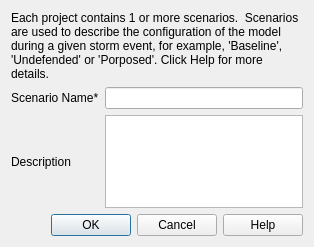
<?xml version="1.0" encoding="UTF-8"?>
<ui version="4.0">
 <class>Dialog</class>
 <widget class="QDialog" name="Dialog">
  <property name="windowModality">
   <enum>Qt::ApplicationModal</enum>
  </property>
  <property name="geometry">
   <rect>
    <x>0</x>
    <y>0</y>
    <width>314</width>
    <height>247</height>
   </rect>
  </property>
  <property name="windowTitle">
   <string>New Scenario</string>
  </property>
  <property name="windowIcon">
   <iconset resource="resources.qrc">
    <normaloff>:/plugins/illuvis/illuvis_u_32w.png</normaloff>:/plugins/illuvis/illuvis_u_32w.png</iconset>
  </property>
  <property name="modal">
   <bool>true</bool>
  </property>
  <layout class="QGridLayout" name="gridLayout">
   <item row="3" column="0">
    <widget class="QLabel" name="descriptionLabel">
     <property name="text">
      <string>Description</string>
     </property>
    </widget>
   </item>
   <item row="1" column="0" colspan="2">
    <widget class="QLabel" name="label_2">
     <property name="text">
      <string>Each project contains 1 or more scenarios.  Scenarios are used to describe the configuration of the model during a given storm event, for example, 'Baseline', 'Undefended' or 'Porposed'. Click Help for more details.</string>
     </property>
     <property name="wordWrap">
      <bool>true</bool>
     </property>
    </widget>
   </item>
   <item row="5" column="0" colspan="2">
    <widget class="QDialogButtonBox" name="buttonBox">
     <property name="orientation">
      <enum>Qt::Horizontal</enum>
     </property>
     <property name="standardButtons">
      <set>QDialogButtonBox::Cancel|QDialogButtonBox::Help|QDialogButtonBox::Ok</set>
     </property>
    </widget>
   </item>
   <item row="2" column="0">
    <widget class="QLabel" name="scenarioNameLabel">
     <property name="text">
      <string>Scenario Name*</string>
     </property>
    </widget>
   </item>
   <item row="2" column="1">
    <widget class="QLineEdit" name="scenarioNameLineEdit"/>
   </item>
   <item row="0" column="0">
    <spacer name="verticalSpacer">
     <property name="orientation">
      <enum>Qt::Vertical</enum>
     </property>
     <property name="sizeHint" stdset="0">
      <size>
       <width>20</width>
       <height>40</height>
      </size>
     </property>
    </spacer>
   </item>
   <item row="3" column="1">
    <widget class="QTextEdit" name="descriptionTextEdit"/>
   </item>
  </layout>
 </widget>
 <tabstops>
  <tabstop>scenarioNameLineEdit</tabstop>
  <tabstop>descriptionTextEdit</tabstop>
  <tabstop>buttonBox</tabstop>
 </tabstops>
 <resources>
  <include location="resources.qrc"/>
 </resources>
 <connections>
  <connection>
   <sender>buttonBox</sender>
   <signal>rejected()</signal>
   <receiver>Dialog</receiver>
   <slot>reject()</slot>
   <hints>
    <hint type="sourcelabel">
     <x>295</x>
     <y>195</y>
    </hint>
    <hint type="destinationlabel">
     <x>286</x>
     <y>119</y>
    </hint>
   </hints>
  </connection>
  <connection>
   <sender>buttonBox</sender>
   <signal>helpRequested()</signal>
   <receiver>Dialog</receiver>
   <slot>helpPressed()</slot>
   <hints>
    <hint type="sourcelabel">
     <x>347</x>
     <y>187</y>
    </hint>
    <hint type="destinationlabel">
     <x>328</x>
     <y>66</y>
    </hint>
   </hints>
  </connection>
  <connection>
   <sender>buttonBox</sender>
   <signal>accepted()</signal>
   <receiver>Dialog</receiver>
   <slot>create()</slot>
   <hints>
    <hint type="sourcelabel">
     <x>174</x>
     <y>183</y>
    </hint>
    <hint type="destinationlabel">
     <x>131</x>
     <y>51</y>
    </hint>
   </hints>
  </connection>
 </connections>
 <slots>
  <slot>helpPressed()</slot>
  <slot>create()</slot>
 </slots>
</ui>
